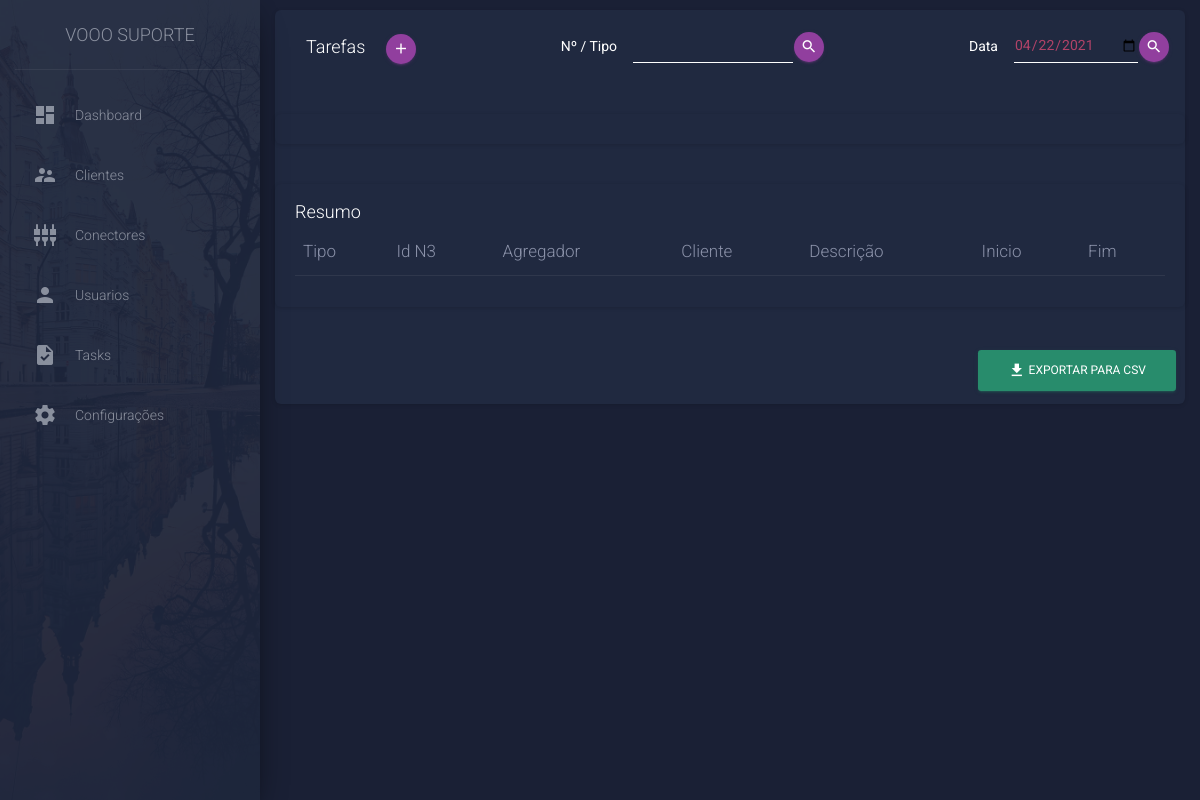
/tasks/, run on an earlier commit of the app's database.
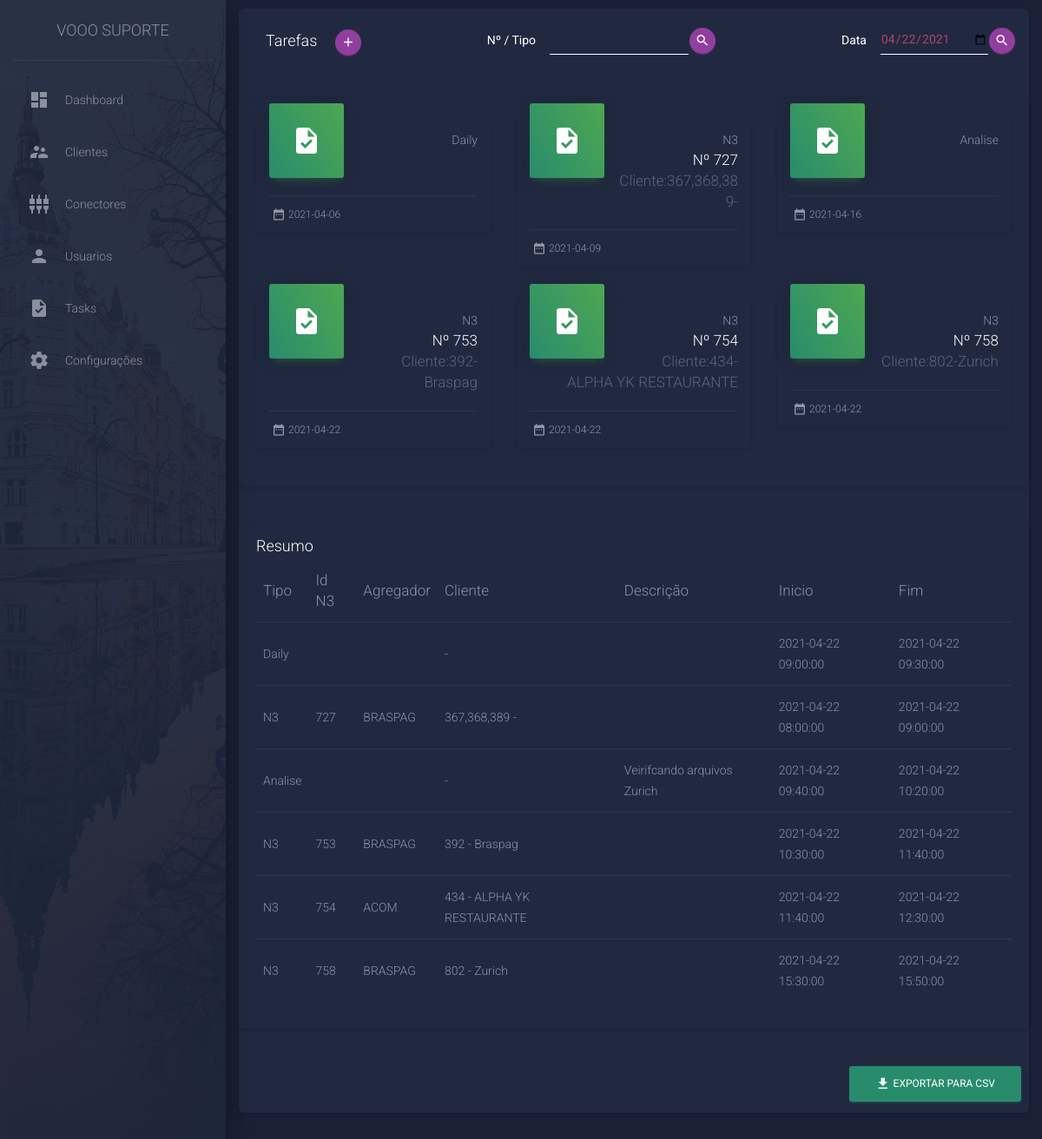
And on a later commit of the database.
### model/ModelSqlite.py (models this page shows, shortened)
class Task(db.Model):
    __tablename__ = 'task'
    id = Column(INTEGER, primary_key=True)
    name = Column(String, nullable=False, default='')
    day = Column(DATE, nullable=False, default=datetime.now())
    type_id = Column(INTEGER, ForeignKey('tasktype.id'))
    task_type = relationship('TaskType')
    order_id = Column(INTEGER, ForeignKey('order.id'))
    order = relationship('Order')
    actions = relationship('Action', backref='Task', lazy=False)

class TaskType(db.Model):
    __tablename__ = 'tasktype'
    id = Column(INTEGER, primary_key=True)
    name = Column(String, nullable=False, default='')

class Order(db.Model):
    __tablename__ = 'order'
    id = Column(INTEGER, primary_key=True)
    number = Column(INTEGER, nullable=False, default='0')
    client_name = Column(String)
    client_id = Column(String)
    aggregator = Column(String)

class Action(db.Model):
    __tablename__ = 'action'
    id = Column(INTEGER, primary_key=True)
    description = Column(String, nullable=False, default='')
    init = Column(DATETIME, default=datetime.now())
    finish = Column(DATETIME, nullable=True)
    finished = Column(BOOLEAN, nullable=False, default=False)
    task_id = Column(INTEGER, ForeignKey('task.id'))

### __main__.py (the view)
@app.route('/tasks/', methods=['GET', 'POST'])
def tasks():
    try:
        sumary_date = datetime.now().strftime('%Y-%m-%d') \
            if request.method == 'GET' else request.form['sumary_date']
        search = request.form['search'] if 'search' in request.form else None
        if search:
            tasks = taskDao.load_by_search(search)
        else:
            tasks = taskDao.load_by_date(sumary_date)
        for task in tasks:
            actions = task.Action.Task.actions
            task.Task.running = any([not action.finished for action in actions])
        sumary = orderDao.sumary(sumary_date)
        task_types = load_task_types()
        return render_template(locate_html('tasks'), tasks=tasks, task_types=task_types, sumary=sumary,
                               sumary_date=sumary_date)
    except Exception as e:
        abort(500, description=e)

### __main__.py (called while the page is built)
def locate_html(page: str) -> str:
    return f'pages/{page}.html'

def load_task_types():
    task_types = taskTypeDao.load()
    def set_selected(item):
        item.selected = item.name == 'N3'
        return item
    return list(map(set_selected, task_types))

### model/OrderDao.py (called while the page is built)
def sumary(sumary_date: str):
    sumary_date = datetime.strptime(sumary_date, '%Y-%m-%d')
    finish = sumary_date + timedelta(hours=23, minutes=59, seconds=59)
    query = db.session.query(Task.id, Action, TaskType, Order) \
        .outerjoin(Action, Action.task_id == Task.id) \
        .join(TaskType, TaskType.id == Task.type_id) \
        .outerjoin(Order, Order.id == Task.order_id) \
        .filter(Action.init >= sumary_date, Action.finish <= finish)\
        .group_by(Task.id)
    return query.all()

### model/TaskDao.py (called while the page is built)
def load_by_date(sumary_date):
    query = db.session.query(Task, Action, TaskType, Order) \
        .join(Action, Action.task_id == Task.id) \
        .join(TaskType, TaskType.id == Task.type_id) \
        .outerjoin(Order, Order.id == Task.order_id) \
        .filter(Action.init >= sumary_date)\
        .group_by(Task.id)
    return query.all()

### model/TaskTypeDao.py (called while the page is built)
def load():
    return TaskType.query.all()

### template/pages/tasks.html (shortened to what this page needs)
{% extends "./layout/layout.html" %}
{% block content %}
<nav class="navbar navbar-expand-lg navbar-transparent">
  <div class="container">
    <div class="navbar-translate">
      <a class="navbar-brand text-white" href="/tasks/">Tarefas</a>
      <button type="button" class="btn btn-primary btn-raised btn-fab btn-fab-mini btn-round" data-toggle="modal"
        data-target="#modalNewTask">
        <i class="material-icons">add</i>
      </button>
    </div>
    <div class="collapse navbar-collapse">
      <form class="form-inline ml-auto" action="/tasks/" method="POST">
        <label class="text-white mr-3">Nº / Tipo </label>
        <div class="form-group has-white">
          <input type="text" class="form-control" name="search">
        </div>
        <button type="submit" class="btn btn-primary btn-raised btn-fab btn-fab-mini btn-round">
          <i class="material-icons">search</i>
        </button>
      </form>
      <form class="form-inline ml-auto" action="/tasks/" method="POST">
        <label class="text-white mr-3">Data </label>
        <div class="form-group has-white">
          <input type="date" class="form-control" name="sumary_date" value="{{ sumary_date }}">
        </div>
        <button type="submit" class="btn btn-primary btn-raised btn-fab btn-fab-mini btn-round">
          <i class="material-icons">search</i>
        </button>
      </form>
    </div>
  </div>
</nav>
<div class="card">
  <div class="card-body">
    <div class="row">
      {% for task in tasks %}
      <div class="col-md-4 col-sm-4">
        <a href="/task/{{ task.Task.id }}">
          <div class="card card-stats">
           {% if task.Task.running %}
             <div class="card-header card-header-warning card-header-icon">
            {% else %}
             <div class="card-header card-header-success card-header-icon">
            {% endif %}
              <div class="card-icon">
                  <i class="material-icons">task</i>
              </div>
              <p class="card-category">{{task.TaskType.name}}</p>
              {% if task.Order %}
              <h5 class="card-title"> Nº {{task.Order.number}}</h5>
              <h5 class="card-title">Cliente:{{task.Order.client_id}}-{{task.Order.client_name}}</h5>
              {% endif %}
            </div>
            <div class="card-footer">
              <div class="stats">
                <i class="material-icons">date_range</i> {{task.Task.day}}
              </div>
            </div>
          </div>
        </a>
      </div>
      {% endfor %}
    </div>
  </div>
</div>
<div class="card">
  <div class="card-body">
    <h4 class="card-title text-white">Resumo</h4>
    <table class="table">
      <thead>
        <th>Tipo</th>
        <th>Id N3</th>
        <th>Agregador</th>
        <th>Cliente</th>
        <th>Descrição</th>
        <th>Inicio</th>
        <th>Fim</th>
      </thead>
      <tbody>
        {% for item in sumary %}
        <tr>
          <td>{{item.TaskType.name}}</td>
          <td>{{item.Order.number}}</td>
          <td>{{item.Order.aggregator}}</td>
          <td>{{item.Order.client_id}} - {{item.Order.client_name}}</td>
          <td>{{item.Action.description}}</td>
          <td>{{item.Action.init}}</td>
          <td>{{item.Action.finish}}</td>
        </tr>
        {% endfor %}
      </tbody>
    </table>
  </div>
</div>
<div class="d-flex justify-content-end p-2">
  <form action="/exportCSV/" method="POST">
    <button class="btn btn-success" type="submit">
      <i class="material-icons">file_download</i> Exportar para CSV
    </button>
  </form>
{% endblock %}

What changed in the data, as far as the page shows it:
now on this page (row unchanged): Task: TaskType.name "Daily", Task.day "2021-04-06"
now on this page (row unchanged): Task: TaskType.name "N3", Order.number "727", Order.client_id "367,368,389", Task.day "2021-04-09"
added Task: TaskType.name "Analise", Task.day "2021-04-16"
added Task: TaskType.name "N3", Order.number "753", Order.client_id "392", Order.client_name "Braspag", Task.day "2021-04-22"
added Task: TaskType.name "N3", Order.number "754", Order.client_id "434", Order.client_name "ALPHA YK RESTAURANTE", Task.day "2021-04-22"
added Task: TaskType.name "N3", Order.number "758", Order.client_id "802", Order.client_name "Zurich", Task.day "2021-04-22"
added Action: TaskType.name "Daily", Action.init "2021-04-22 09:00:00", Action.finish "2021-04-22 09:30:00"
added Action: TaskType.name "N3", Order.number "727", Order.aggregator "BRASPAG", Order.client_id "367,368,389", Action.init "2021-04-22 08:00:00", Action.finish "2021-04-22 09:00:00"
added Action: TaskType.name "Analise", Action.description "Veirifcando arquivos Zurich", Action.init "2021-04-22 09:40:00", Action.finish "2021-04-22 10:20:00"
added Action: TaskType.name "N3", Order.number "753", Order.aggregator "BRASPAG", Order.client_id "392", Order.client_name "Braspag", Action.init "2021-04-22 10:30:00", Action.finish "2021-04-22 11:40:00"
added Action: TaskType.name "N3", Order.number "754", Order.aggregator "ACOM", Order.client_id "434", Order.client_name "ALPHA YK RESTAURANTE", Action.init "2021-04-22 11:40:00", Action.finish "2021-04-22 12:30:00"
added Action: TaskType.name "N3", Order.number "758", Order.aggregator "BRASPAG", Order.client_id "802", Order.client_name "Zurich", Action.init "2021-04-22 15:30:00", Action.finish "2021-04-22 15:50:00"
